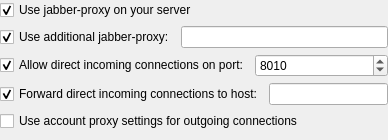
<?xml version="1.0" encoding="UTF-8"?>
<ui version="4.0">
 <class>SocksOptionsWidgetClass</class>
 <widget class="QWidget" name="SocksOptionsWidgetClass">
  <property name="geometry">
   <rect>
    <x>0</x>
    <y>0</y>
    <width>388</width>
    <height>140</height>
   </rect>
  </property>
  <layout class="QVBoxLayout" name="verticalLayout">
   <property name="margin">
    <number>0</number>
   </property>
   <item>
    <widget class="QCheckBox" name="chbUseAccountStreamProxy">
     <property name="text">
      <string>Use jabber-proxy on your server</string>
     </property>
     <property name="checked">
      <bool>true</bool>
     </property>
    </widget>
   </item>
   <item>
    <layout class="QHBoxLayout" name="horizontalLayout_3">
     <item>
      <widget class="QCheckBox" name="chbUseUserStreamProxy">
       <property name="text">
        <string>Use additional jabber-proxy:</string>
       </property>
       <property name="checked">
        <bool>true</bool>
       </property>
      </widget>
     </item>
     <item>
      <widget class="QLineEdit" name="lneUserStreamProxy"/>
     </item>
    </layout>
   </item>
   <item>
    <layout class="QHBoxLayout" name="horizontalLayout">
     <item>
      <widget class="QCheckBox" name="chbEnableDirect">
       <property name="text">
        <string>Allow direct incoming connections on port:</string>
       </property>
       <property name="checked">
        <bool>true</bool>
       </property>
      </widget>
     </item>
     <item>
      <widget class="QSpinBox" name="spbListenPort">
       <property name="sizePolicy">
        <sizepolicy hsizetype="Expanding" vsizetype="Fixed">
         <horstretch>0</horstretch>
         <verstretch>0</verstretch>
        </sizepolicy>
       </property>
       <property name="minimum">
        <number>1</number>
       </property>
       <property name="maximum">
        <number>65535</number>
       </property>
       <property name="value">
        <number>8010</number>
       </property>
      </widget>
     </item>
    </layout>
   </item>
   <item>
    <layout class="QHBoxLayout" name="horizontalLayout_2">
     <item>
      <widget class="QCheckBox" name="chbEnableForwardDirect">
       <property name="text">
        <string>Forward direct incoming connections to host:</string>
       </property>
       <property name="checked">
        <bool>true</bool>
       </property>
      </widget>
     </item>
     <item>
      <widget class="QLineEdit" name="lneForwardDirectAddress"/>
     </item>
    </layout>
   </item>
   <item>
    <widget class="QCheckBox" name="chbUseAccountNetworkProxy">
     <property name="text">
      <string>Use account proxy settings for outgoing connections</string>
     </property>
    </widget>
   </item>
   <item>
    <widget class="QWidget" name="wdtNetworkProxySettings" native="true"/>
   </item>
  </layout>
 </widget>
 <layoutdefault spacing="6" margin="11"/>
 <tabstops>
  <tabstop>chbEnableDirect</tabstop>
  <tabstop>spbListenPort</tabstop>
  <tabstop>chbEnableForwardDirect</tabstop>
  <tabstop>lneForwardDirectAddress</tabstop>
  <tabstop>chbUseUserStreamProxy</tabstop>
  <tabstop>lneUserStreamProxy</tabstop>
  <tabstop>chbUseAccountNetworkProxy</tabstop>
 </tabstops>
 <resources/>
 <connections>
  <connection>
   <sender>chbUseAccountNetworkProxy</sender>
   <signal>toggled(bool)</signal>
   <receiver>wdtNetworkProxySettings</receiver>
   <slot>setDisabled(bool)</slot>
   <hints>
    <hint type="sourcelabel">
     <x>302</x>
     <y>123</y>
    </hint>
    <hint type="destinationlabel">
     <x>302</x>
     <y>139</y>
    </hint>
   </hints>
  </connection>
  <connection>
   <sender>chbEnableForwardDirect</sender>
   <signal>toggled(bool)</signal>
   <receiver>lneForwardDirectAddress</receiver>
   <slot>setEnabled(bool)</slot>
   <hints>
    <hint type="sourcelabel">
     <x>144</x>
     <y>46</y>
    </hint>
    <hint type="destinationlabel">
     <x>318</x>
     <y>48</y>
    </hint>
   </hints>
  </connection>
  <connection>
   <sender>chbEnableDirect</sender>
   <signal>toggled(bool)</signal>
   <receiver>spbListenPort</receiver>
   <slot>setEnabled(bool)</slot>
   <hints>
    <hint type="sourcelabel">
     <x>195</x>
     <y>18</y>
    </hint>
    <hint type="destinationlabel">
     <x>283</x>
     <y>20</y>
    </hint>
   </hints>
  </connection>
  <connection>
   <sender>chbUseUserStreamProxy</sender>
   <signal>toggled(bool)</signal>
   <receiver>lneUserStreamProxy</receiver>
   <slot>setEnabled(bool)</slot>
   <hints>
    <hint type="sourcelabel">
     <x>109</x>
     <y>97</y>
    </hint>
    <hint type="destinationlabel">
     <x>209</x>
     <y>99</y>
    </hint>
   </hints>
  </connection>
 </connections>
</ui>
